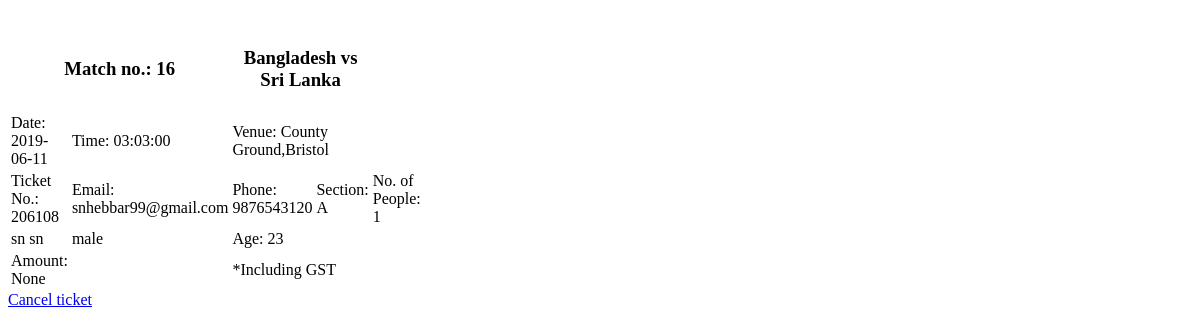
The app's page /showTicket/206108 (signed in), older data.
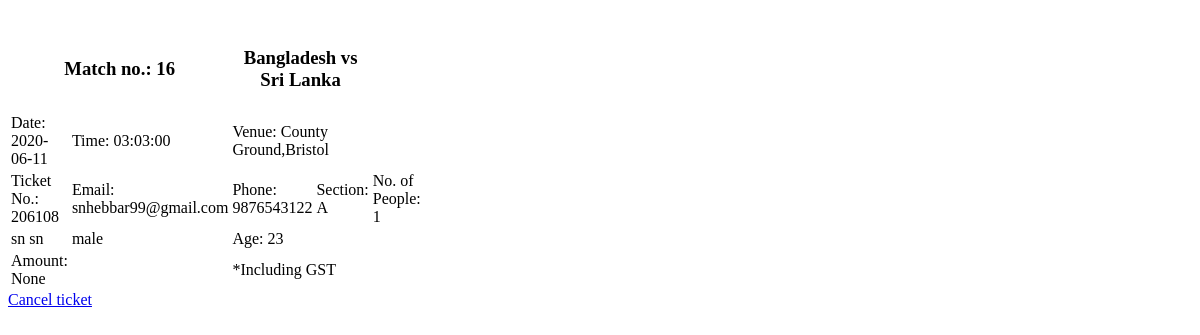
The same page, newer data.
### tables this page shows
CREATE TABLE matches(
match_no SERIAL PRIMARY KEY,
team_a varchar(30),
team_b varchar(30),
date date,
time time ,
stadium varchar(100),
city varchar(50),
country varchar(50),
arranged_by varchar(50),
FOREIGN KEY (team_a) REFERENCES country (name),
FOREIGN KEY (team_b) REFERENCES country (name),
FOREIGN KEY (arranged_by) REFERENCES int_board (name));

CREATE TABLE signup
( email varchar(50) unique,
  fname varchar(50),
  lname varchar(50),
  password varchar(50),
  phone varchar(50),
  gender varchar(10));

### views.py (the view)
@app.route('/showTicket/<ticket_no>')
def showTicket(ticket_no):
    a={}
    conn = sqlite3.connect('cricket.db')
    c=conn.cursor()
    c.execute("select * from ticket where number="+ticket_no+";")
    a['ticket']=list(c)
    c.execute("select * from peoples where ticket="+ticket_no+";")
    a['peoples']=list(c)
    c.execute("select * from signup where email='"+session['emailId']+"';")
    a['by']=list(c)
    c.execute("select * from matches where match_no IN (select match from ticket where number="+ticket_no+")")
    a['match']=list(c)
    return render_template("ShowTicket.html",data=a)

### templates/ShowTicket.html (shortened to what this page needs)
<div class="card text-white bg-dark mb-3" style="max-width: 18rem;">
  <table class="table table-dark">
    <tr>
      <th scope="col" colspan="2"><h3>Match no.: {{data['match'][0][0]}}</h3></th>
      <th scope="col" colspan="2"><h3>{{data['match'][0][1]}} vs {{data['match'][0][2]}}</h3></th>
    </tr>
    <tr>
      <td>Date: {{data['match'][0][3]}}</td>
      <td>Time: {{data['match'][0][4]}}</td>
      <td colspan="2">Venue: {{data['match'][0][5]}},{{data['match'][0][6]}}</td>
      <td></td>
    </tr>
      <tr>
        <td scope="col">Ticket No.: {{data['ticket'][0][0]}}</td>
        <td scope="col">Email: {{data['by'][0][0]}}</td>
        <td scope="col">Phone: {{data['by'][0][4]}}</td>
        <td scope="col">Section: {{data['ticket'][0][4]}}</td>
        <td scope="col">No. of People: {{data['ticket'][0][3]}}</td>
      </tr>
      {% for i in data['peoples']%}
      <tr>
        <td>{{i[0]}} {{i[1]}}</td>
        <td>{{i[2]}}</td>
        <td>Age: {{i[3]}}</td>
        <td></td>
      </tr>
      {% endfor %}
      <tr>
        <td>Amount: {{data['ticket'][0][5]}}</td>
        <td></td>
        <td colspan="2">*Including GST</td>
      </tr>
    </table>
    <a href="/cancel/{{data['ticket'][0][0]}}" class="btn btn-danger" role="button">Cancel ticket</a>
  </div>

Row changes from the older to the newer data that the page shows:
changed matches "Bangladesh": date "2019-06-11" → "2020-06-11"
changed signup "snhebbar99@gmail.com": phone "9876543120" → "9876543122"
